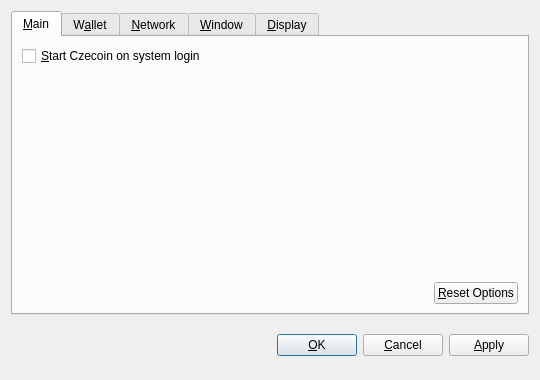
<?xml version="1.0" encoding="UTF-8"?>
<ui version="4.0">
 <class>OptionsDialog</class>
 <widget class="QDialog" name="OptionsDialog">
  <property name="geometry">
   <rect>
    <x>0</x>
    <y>0</y>
    <width>540</width>
    <height>380</height>
   </rect>
  </property>
  <property name="windowTitle">
   <string>Options</string>
  </property>
  <property name="modal">
   <bool>true</bool>
  </property>
  <layout class="QVBoxLayout" name="verticalLayout">
   <item>
    <widget class="QTabWidget" name="tabWidget">
     <property name="tabPosition">
      <enum>QTabWidget::North</enum>
     </property>
     <property name="currentIndex">
      <number>0</number>
     </property>
     <widget class="QWidget" name="tabMain">
      <attribute name="title">
       <string>&amp;Main</string>
      </attribute>
      <layout class="QVBoxLayout" name="verticalLayout_Main">
       <item>
        <widget class="QCheckBox" name="bitcoinAtStartup">
         <property name="toolTip">
          <string>Automatically start Czecoin after logging in to the system.</string>
         </property>
         <property name="text">
          <string>&amp;Start Czecoin on system login</string>
         </property>
        </widget>
       </item>
       <item>
        <spacer name="verticalSpacer_Main">
         <property name="orientation">
          <enum>Qt::Vertical</enum>
         </property>
         <property name="sizeHint" stdset="0">
          <size>
           <width>20</width>
           <height>40</height>
          </size>
         </property>
        </spacer>
       </item>
       <item>
        <layout class="QHBoxLayout" name="horizontalLayout_2_Main">
         <item>
          <spacer name="horizontalSpacer_2_Main">
           <property name="orientation">
            <enum>Qt::Horizontal</enum>
           </property>
           <property name="sizeHint" stdset="0">
            <size>
             <width>40</width>
             <height>20</height>
            </size>
           </property>
          </spacer>
         </item>
         <item>
          <widget class="QPushButton" name="resetButton">
           <property name="toolTip">
            <string>Reset all client options to default.</string>
           </property>
           <property name="text">
            <string>&amp;Reset Options</string>
           </property>
           <property name="autoDefault">
            <bool>false</bool>
           </property>
          </widget>
         </item>
        </layout>
       </item>
      </layout>
     </widget>
     <widget class="QWidget" name="tabWallet">
      <attribute name="title">
       <string>W&amp;allet</string>
      </attribute>
      <layout class="QVBoxLayout" name="verticalLayout_Network">
       <item>
        <widget class="QLabel" name="transactionFeeInfoLabel">
         <property name="text">
          <string>Optional transaction fee per kB that helps make sure your transactions are processed quickly. Most transactions are 1 kB.</string>
         </property>
         <property name="textFormat">
          <enum>Qt::PlainText</enum>
         </property>
         <property name="wordWrap">
          <bool>true</bool>
         </property>
        </widget>
       </item>
       <item>
        <layout class="QHBoxLayout" name="horizontalLayout_1_Main">
         <item>
          <widget class="QLabel" name="transactionFeeLabel">
           <property name="text">
            <string>Pay transaction &amp;fee</string>
           </property>
           <property name="textFormat">
            <enum>Qt::PlainText</enum>
           </property>
           <property name="buddy">
            <cstring>transactionFee</cstring>
           </property>
          </widget>
         </item>
         <item>
          <widget class="BitcoinAmountField" name="transactionFee"/>
         </item>
         <item>
          <spacer name="horizontalSpacer_1_Main">
           <property name="orientation">
            <enum>Qt::Horizontal</enum>
           </property>
           <property name="sizeHint" stdset="0">
            <size>
             <width>40</width>
             <height>20</height>
            </size>
           </property>
          </spacer>
         </item>
        </layout>
       </item>
       <item>
        <widget class="QLabel" name="label">
         <property name="text">
          <string>If you disable the spending of unconfirmed change, the change from a transaction cannot be used until that transaction has at least one confirmation. This also affects how your balance is computed.</string>
         </property>
         <property name="wordWrap">
          <bool>true</bool>
         </property>
        </widget>
       </item>
       <item>
        <widget class="QCheckBox" name="spendZeroConfChange">
         <property name="text">
          <string>Spend unconfirmed change  (experts only)</string>
         </property>
        </widget>
       </item>
       <item>
        <spacer name="verticalSpacer">
         <property name="orientation">
          <enum>Qt::Vertical</enum>
         </property>
         <property name="sizeHint" stdset="0">
          <size>
           <width>20</width>
           <height>40</height>
          </size>
         </property>
        </spacer>
       </item>
      </layout>
     </widget>
     <widget class="QWidget" name="tabNetwork">
      <attribute name="title">
       <string>&amp;Network</string>
      </attribute>
      <layout class="QVBoxLayout" name="verticalLayout_Network">
       <item>
        <widget class="QCheckBox" name="mapPortUpnp">
         <property name="toolTip">
          <string>Automatically open the Czecoin client port on the router. This only works when your router supports UPnP and it is enabled.</string>
         </property>
         <property name="text">
          <string>Map port using &amp;UPnP</string>
         </property>
        </widget>
       </item>
       <item>
        <widget class="QCheckBox" name="connectSocks">
         <property name="toolTip">
          <string>Connect to the Czecoin network through a SOCKS proxy (e.g. when connecting through Tor).</string>
         </property>
         <property name="text">
          <string>&amp;Connect through SOCKS proxy:</string>
         </property>
        </widget>
       </item>
       <item>
        <layout class="QHBoxLayout" name="horizontalLayout_Network">
         <item>
          <widget class="QLabel" name="proxyIpLabel">
           <property name="text">
            <string>Proxy &amp;IP:</string>
           </property>
           <property name="textFormat">
            <enum>Qt::PlainText</enum>
           </property>
           <property name="buddy">
            <cstring>proxyIp</cstring>
           </property>
          </widget>
         </item>
         <item>
          <widget class="QValidatedLineEdit" name="proxyIp">
           <property name="maximumSize">
            <size>
             <width>140</width>
             <height>16777215</height>
            </size>
           </property>
           <property name="toolTip">
            <string>IP address of the proxy (e.g. 127.0.0.1)</string>
           </property>
          </widget>
         </item>
         <item>
          <widget class="QLabel" name="proxyPortLabel">
           <property name="text">
            <string>&amp;Port:</string>
           </property>
           <property name="textFormat">
            <enum>Qt::PlainText</enum>
           </property>
           <property name="buddy">
            <cstring>proxyPort</cstring>
           </property>
          </widget>
         </item>
         <item>
          <widget class="QLineEdit" name="proxyPort">
           <property name="maximumSize">
            <size>
             <width>55</width>
             <height>16777215</height>
            </size>
           </property>
           <property name="toolTip">
            <string>Port of the proxy (e.g. 9050)</string>
           </property>
          </widget>
         </item>
         <item>
          <widget class="QLabel" name="socksVersionLabel">
           <property name="text">
            <string>SOCKS &amp;Version:</string>
           </property>
           <property name="textFormat">
            <enum>Qt::PlainText</enum>
           </property>
           <property name="buddy">
            <cstring>socksVersion</cstring>
           </property>
          </widget>
         </item>
         <item>
          <widget class="QValueComboBox" name="socksVersion">
           <property name="toolTip">
            <string>SOCKS version of the proxy (e.g. 5)</string>
           </property>
          </widget>
         </item>
         <item>
          <spacer name="horizontalSpacer_Network">
           <property name="orientation">
            <enum>Qt::Horizontal</enum>
           </property>
           <property name="sizeHint" stdset="0">
            <size>
             <width>40</width>
             <height>20</height>
            </size>
           </property>
          </spacer>
         </item>
        </layout>
       </item>
       <item>
        <spacer name="verticalSpacer_Network">
         <property name="orientation">
          <enum>Qt::Vertical</enum>
         </property>
         <property name="sizeHint" stdset="0">
          <size>
           <width>20</width>
           <height>40</height>
          </size>
         </property>
        </spacer>
       </item>
      </layout>
     </widget>
     <widget class="QWidget" name="tabWindow">
      <attribute name="title">
       <string>&amp;Window</string>
      </attribute>
      <layout class="QVBoxLayout" name="verticalLayout_Window">
       <item>
        <widget class="QCheckBox" name="minimizeToTray">
         <property name="toolTip">
          <string>Show only a tray icon after minimizing the window.</string>
         </property>
         <property name="text">
          <string>&amp;Minimize to the tray instead of the taskbar</string>
         </property>
        </widget>
       </item>
       <item>
        <widget class="QCheckBox" name="minimizeOnClose">
         <property name="toolTip">
          <string>Minimize instead of exit the application when the window is closed. When this option is enabled, the application will be closed only after selecting Quit in the menu.</string>
         </property>
         <property name="text">
          <string>M&amp;inimize on close</string>
         </property>
        </widget>
       </item>
       <item>
        <spacer name="verticalSpacer_Window">
         <property name="orientation">
          <enum>Qt::Vertical</enum>
         </property>
         <property name="sizeHint" stdset="0">
          <size>
           <width>20</width>
           <height>40</height>
          </size>
         </property>
        </spacer>
       </item>
      </layout>
     </widget>
     <widget class="QWidget" name="tabDisplay">
      <attribute name="title">
       <string>&amp;Display</string>
      </attribute>
      <layout class="QVBoxLayout" name="verticalLayout_Display">
       <item>
        <layout class="QHBoxLayout" name="horizontalLayout_1_Display">
         <item>
          <widget class="QLabel" name="langLabel">
           <property name="text">
            <string>User Interface &amp;language:</string>
           </property>
           <property name="textFormat">
            <enum>Qt::PlainText</enum>
           </property>
           <property name="buddy">
            <cstring>lang</cstring>
           </property>
          </widget>
         </item>
         <item>
          <widget class="QValueComboBox" name="lang">
           <property name="toolTip">
            <string>The user interface language can be set here. This setting will take effect after restarting Czecoin.</string>
           </property>
          </widget>
         </item>
        </layout>
       </item>
       <item>
        <layout class="QHBoxLayout" name="horizontalLayout_2_Display">
         <item>
          <widget class="QLabel" name="unitLabel">
           <property name="text">
            <string>&amp;Unit to show amounts in:</string>
           </property>
           <property name="textFormat">
            <enum>Qt::PlainText</enum>
           </property>
           <property name="buddy">
            <cstring>unit</cstring>
           </property>
          </widget>
         </item>
         <item>
          <widget class="QValueComboBox" name="unit">
           <property name="toolTip">
            <string>Choose the default subdivision unit to show in the interface and when sending coins.</string>
           </property>
          </widget>
         </item>
        </layout>
       </item>
       <item>
        <widget class="QCheckBox" name="displayAddresses">
         <property name="toolTip">
          <string>Whether to show Czecoin addresses in the transaction list or not.</string>
         </property>
         <property name="text">
          <string>&amp;Display addresses in transaction list</string>
         </property>
        </widget>
       </item>
       <item>
        <widget class="QCheckBox" name="coinControlFeatures">
         <property name="toolTip">
          <string>Whether to show coin control features or not.</string>
         </property>
         <property name="text">
          <string>Display coin &amp;control features (experts only!)</string>
         </property>
        </widget>
       </item>
       <item>
        <spacer name="verticalSpacer_Display">
         <property name="orientation">
          <enum>Qt::Vertical</enum>
         </property>
         <property name="sizeHint" stdset="0">
          <size>
           <width>20</width>
           <height>40</height>
          </size>
         </property>
        </spacer>
       </item>
      </layout>
     </widget>
    </widget>
   </item>
   <item>
    <layout class="QHBoxLayout" name="horizontalLayout_Buttons">
     <item>
      <spacer name="horizontalSpacer_1">
       <property name="orientation">
        <enum>Qt::Horizontal</enum>
       </property>
       <property name="sizeHint" stdset="0">
        <size>
         <width>40</width>
         <height>48</height>
        </size>
       </property>
      </spacer>
     </item>
     <item>
      <widget class="QLabel" name="statusLabel">
       <property name="font">
        <font>
         <weight>75</weight>
         <bold>true</bold>
        </font>
       </property>
       <property name="text">
        <string/>
       </property>
       <property name="textFormat">
        <enum>Qt::PlainText</enum>
       </property>
       <property name="wordWrap">
        <bool>true</bool>
       </property>
      </widget>
     </item>
     <item>
      <spacer name="horizontalSpacer_2">
       <property name="orientation">
        <enum>Qt::Horizontal</enum>
       </property>
       <property name="sizeHint" stdset="0">
        <size>
         <width>40</width>
         <height>48</height>
        </size>
       </property>
      </spacer>
     </item>
     <item>
      <widget class="QPushButton" name="okButton">
       <property name="text">
        <string>&amp;OK</string>
       </property>
      </widget>
     </item>
     <item>
      <widget class="QPushButton" name="cancelButton">
       <property name="text">
        <string>&amp;Cancel</string>
       </property>
       <property name="autoDefault">
        <bool>false</bool>
       </property>
      </widget>
     </item>
     <item>
      <widget class="QPushButton" name="applyButton">
       <property name="text">
        <string>&amp;Apply</string>
       </property>
       <property name="autoDefault">
        <bool>false</bool>
       </property>
      </widget>
     </item>
    </layout>
   </item>
  </layout>
 </widget>
 <customwidgets>
  <customwidget>
   <class>BitcoinAmountField</class>
   <extends>QSpinBox</extends>
   <header>bitcoinamountfield.h</header>
  </customwidget>
  <customwidget>
   <class>QValueComboBox</class>
   <extends>QComboBox</extends>
   <header>qvaluecombobox.h</header>
  </customwidget>
  <customwidget>
   <class>QValidatedLineEdit</class>
   <extends>QLineEdit</extends>
   <header>qvalidatedlineedit.h</header>
  </customwidget>
 </customwidgets>
 <resources/>
 <connections/>
</ui>
